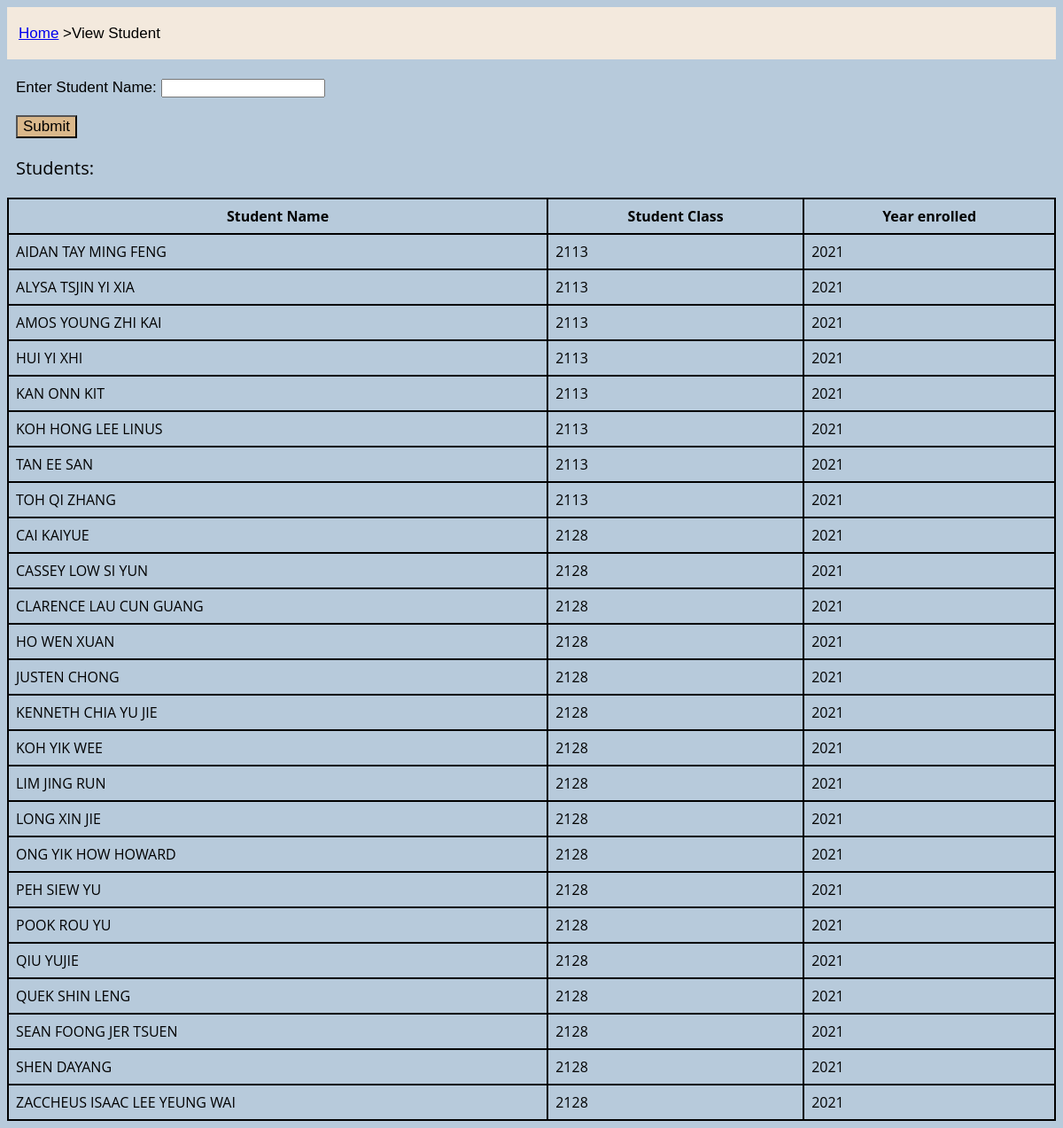
The app's page /view/student with its own data.
### tables this page shows
CREATE TABLE Student (
    ID INTEGER PRIMARY KEY,
    Name TEXT NOT NULL,
    Age INTEGER NOT NULL,
    YearEnrolled INTEGER NOT NULL,
    GraduatingYear INTEGER NOT NULL,
    StudentClass INTEGER,
    FOREIGN KEY(StudentClass) REFERENCES Class(ID)
);

### main.py (the view)
@app.route('/view/<form>', methods=['GET', 'POST'])
def view(form):
    view_records = db.coll[form].get_all()
    if "view" in request.args:
        view_parameters = dict(request.form)
        view_records = db.coll[form].find(Name=view_parameters['Name'])
    if form == 'club':
        return render_template('view_club.html', view_records=view_records)
    if form == 'activity':
        return render_template('view_activity.html', view_records=view_records)
    if form == 'class':
        return render_template('view_class.html', view_records=view_records)
    else: #view students
        return render_template('view_student.html', view_records=view_records)

### db.py (called while the page is built)
    def execute(self, sql, values=""):
        with sqlite3.connect(self.__database) as conn:
            cur = conn.cursor()
            cur.execute(sql, values)
            result = []
            loop = cur.fetchall()
            for rec in loop:
                result.append(rec)
            conn.commit()
            return result

    def get_all(self):
        sql = f'SELECT * FROM {self.__table};'
        return self.execute(sql)

### templates/view_student.html (shortened to what this page needs)
<html>
    <head>
        <link href="{{url_for('static', filename="add_style.css")}}" rel="stylesheet" type="text/css">
    </head>
    <body>
        <div class="topbar">
            <p style="padding-left:3px;"><a href="/">Home</a> >View Student</p>
        </div><br/>
         <form action="/view/student?view" method="post" class="form_styles">
            <label for="student_name">Enter Student Name:</label>
            <input type="text" id="student_name" name="Name" value=""><br/><br/>
             <input style="background-color: #DAB88B; font-size: 17px;" type="submit" value="Submit">
         </form>
        <p style="padding-left: 10px; font-size:20px;">Students:</p>
        <table style="padding-left:10px; border-collapse: collapse; width: 100%;">
            <tr>
                <th style="padding:8px; border: 2px solid black;">Student Name</th>
                <th style="padding:8px; border: 2px solid black;">Student Class</th>
                <th style="padding:8px; border: 2px solid black;">Year enrolled</th>
            </tr>
            {% for name in view_records %}
            <tr>
                <td style="padding:8px; border:2px solid black;">{{name[1]}}</td>
                {%if name[5]==1:%}
                <td style="padding:8px; border:2px solid black;">2113</td>
                {%else:%}
                <td style="padding:8px; border:2px solid black;">2128</td>
                {%endif%}
                <td style="padding:8px; border:2px solid black;">{{name[3]}}</td>
            </tr>
            {%endfor%}
        </table>
    </body>
</html>

### static/add_style.css (style rules this page uses)
body { background-color: #B7CADB; font-family: 'Open Sans', sans-serif; }
.topbar { background-color: #F3E9DD; padding: 2.5px 10px; overflow: hidden; font-family: Helvetica, sans-serif; font-size:17px; }
.form_styles { font-family: Helvetica,sans-serif; font-size: 17px; padding-left: 10px; }

### records on screen
Student: Name "AIDAN TAY MING FENG", shows "2113", YearEnrolled "2021"
Student: Name "ALYSA TSJIN YI XIA", shows "2113", YearEnrolled "2021"
Student: Name "AMOS YOUNG ZHI KAI", shows "2113", YearEnrolled "2021"
Student: Name "HUI YI XHI", shows "2113", YearEnrolled "2021"
Student: Name "KAN ONN KIT", shows "2113", YearEnrolled "2021"
Student: Name "KOH HONG LEE LINUS", shows "2113", YearEnrolled "2021"
Student: Name "TAN EE SAN", shows "2113", YearEnrolled "2021"
Student: Name "TOH QI ZHANG", shows "2113", YearEnrolled "2021"
Student: Name "CAI KAIYUE", shows "2128", YearEnrolled "2021"
Student: Name "CASSEY LOW SI YUN", shows "2128", YearEnrolled "2021"
Student: Name "CLARENCE LAU CUN GUANG", shows "2128", YearEnrolled "2021"
Student: Name "HO WEN XUAN", shows "2128", YearEnrolled "2021"
Student: Name "JUSTEN CHONG", shows "2128", YearEnrolled "2021"
Student: Name "KENNETH CHIA YU JIE", shows "2128", YearEnrolled "2021"
Student: Name "KOH YIK WEE", shows "2128", YearEnrolled "2021"
Student: Name "LIM JING RUN", shows "2128", YearEnrolled "2021"
Student: Name "LONG XIN JIE", shows "2128", YearEnrolled "2021"
Student: Name "ONG YIK HOW HOWARD", shows "2128", YearEnrolled "2021"
Student: Name "PEH SIEW YU", shows "2128", YearEnrolled "2021"
Student: Name "POOK ROU YU", shows "2128", YearEnrolled "2021"
Student: Name "QIU YUJIE", shows "2128", YearEnrolled "2021"
Student: Name "QUEK SHIN LENG", shows "2128", YearEnrolled "2021"
Student: Name "SEAN FOONG JER TSUEN", shows "2128", YearEnrolled "2021"
Student: Name "SHEN DAYANG", shows "2128", YearEnrolled "2021"
Student: Name "ZACCHEUS ISAAC LEE YEUNG WAI", shows "2128", YearEnrolled "2021"
